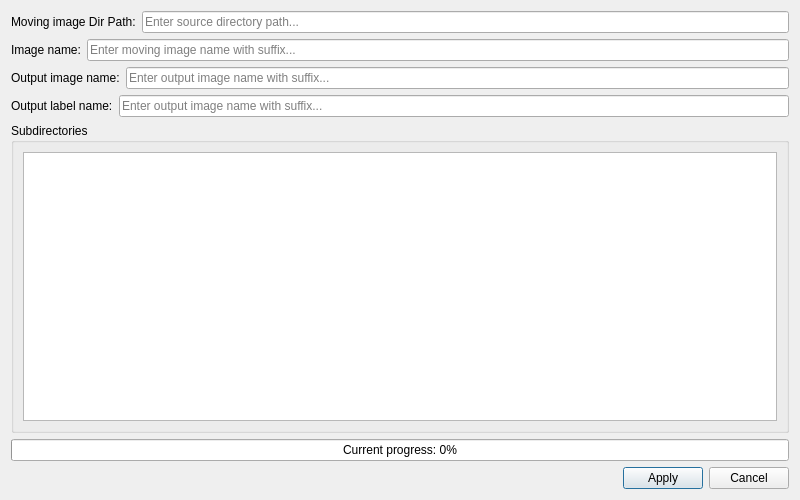
  <widget class="QDialog" name="dialog6">
    <property name="geometry">
        <rect>
            <x>0</x>
            <y>0</y>
            <width>800</width>
            <height>500</height>
        </rect>
    </property>
    <property name="windowTitle">
        <string>Skull Strip</string>
    </property>
    <property name="modal">
        <bool>true</bool>
    </property>
    <layout class="QVBoxLayout" name="verticalLayout_dialog6">
        <!-- 第一行：路径输入1 -->
        <item>
            <layout class="QHBoxLayout" name="horizontalLayout_path6">
                <item>
                    <widget class="QLabel" name="label_path6">
                        <property name="text">
                            <string>Moving image Dir Path:</string>
                        </property>
                    </widget>
                </item>
                <item>
                    <widget class="QLineEdit" name="lineEdit_6_1">
                        <property name="placeholderText">
                            <string>Enter source directory path...</string>
                        </property>
                        <property name="minimumWidth">
                            <number>200</number>
                        </property>
                        <property name="maximumWidth">
                            <number>600</number>
                        </property>
                    </widget>
                </item>
            </layout>
        </item>
        
        <!-- 第二行：需要头骨剥离的文件名 -->
        <item>
            <layout class="QHBoxLayout" name="horizontalLayout_path66">
                <item>
                    <widget class="QLabel" name="label_path6">
                        <property name="text">
                            <string>Image name:</string>
                        </property>
                    </widget>
                </item>
                <item>
                    <widget class="QLineEdit" name="lineEdit_6_2">
                        <property name="placeholderText">
                            <string>Enter moving image name with suffix...</string>
                        </property>
                        <property name="minimumWidth">
                            <number>200</number>
                        </property>
                        <property name="maximumWidth">
                            <number>600</number>
                        </property>
                    </widget>
                </item>
            </layout>
        </item>
        <!-- 第三行：输出的文件名 -->
        <item>
            <layout class="QHBoxLayout" name="horizontalLayout_path666">
                <item>
                    <widget class="QLabel" name="label_path66">
                        <property name="text">
                            <string>Output image name:</string>
                        </property>
                    </widget>
                </item>
                <item>
                    <widget class="QLineEdit" name="lineEdit_6_3">
                        <property name="placeholderText">
                            <string>Enter output image name with suffix...</string>
                        </property>
                        <property name="minimumWidth">
                            <number>200</number>
                        </property>
                        <property name="maximumWidth">
                            <number>600</number>
                        </property>
                    </widget>
                </item>
            </layout>
        </item>
        <!-- 第四行：输出的标签文件名 -->
        <item>
            <layout class="QHBoxLayout" name="horizontalLayout_path6766">
                <item>
                    <widget class="QLabel" name="label_path76866">
                        <property name="text">
                            <string>Output label name:</string>
                        </property>
                    </widget>
                </item>
                <item>
                    <widget class="QLineEdit" name="lineEdit_6_4">
                        <property name="placeholderText">
                            <string>Enter output image name with suffix...</string>
                        </property>
                        <property name="minimumWidth">
                            <number>200</number>
                        </property>
                        <property name="maximumWidth">
                            <number>600</number>
                        </property>
                    </widget>
                </item>
            </layout>
        </item>
        
        <!-- 第五行：带滚动条的显示框 -->
        <item>
            <widget class="QGroupBox" name="groupBox_display6">
                <property name="title">
                    <string>Subdirectories</string>
                </property>
                <layout class="QVBoxLayout" name="verticalLayout_display666">
                    <item>
                        <widget class="QTextEdit" name="textEdit_display6">
                            <property name="readOnly">
                                <bool>true</bool>
                            </property>
                            <property name="lineWrapMode">
                                <enum>QTextEdit::NoWrap</enum>
                            </property>
                        </widget>
                    </item>
                </layout>
            </widget>
        </item>

        <!-- 第六行：进度条 -->
        <item>
            <widget class="QProgressBar" name="progressBar6">
                <property name="minimum">
                <number>0</number>
                </property>
                <property name="maximum">
                <number>100</number>
                </property>
                <property name="value">
                <number>0</number>
                </property>
                <property name="textVisible">
                <bool>true</bool>
                </property>
                <property name="format">
                <string>Current progress: %p%</string>
                </property>
            </widget>
        </item>
        
        <!-- 第七行：按钮 -->
        <item>
            <layout class="QHBoxLayout" name="horizontalLayout_buttons6">
                <item>
                    <spacer name="horizontalSpacer6">
                        <property name="orientation">
                            <enum>Qt::Horizontal</enum>
                        </property>
                        <property name="sizeHint" stdset="0">
                            <size>
                                <width>40</width>
                                <height>20</height>
                            </size>
                        </property>
                    </spacer>
                </item>
                <item>
                    <widget class="QPushButton" name="applyButton6">
                        <property name="text">
                            <string>Apply</string>
                        </property>
                    </widget>
                </item>
                <item>
                    <widget class="QPushButton" name="cancelButton6">
                        <property name="text">
                            <string>Cancel</string>
                        </property>
                    </widget>
                </item>
            </layout>
        </item>
    </layout>
  </widget>
